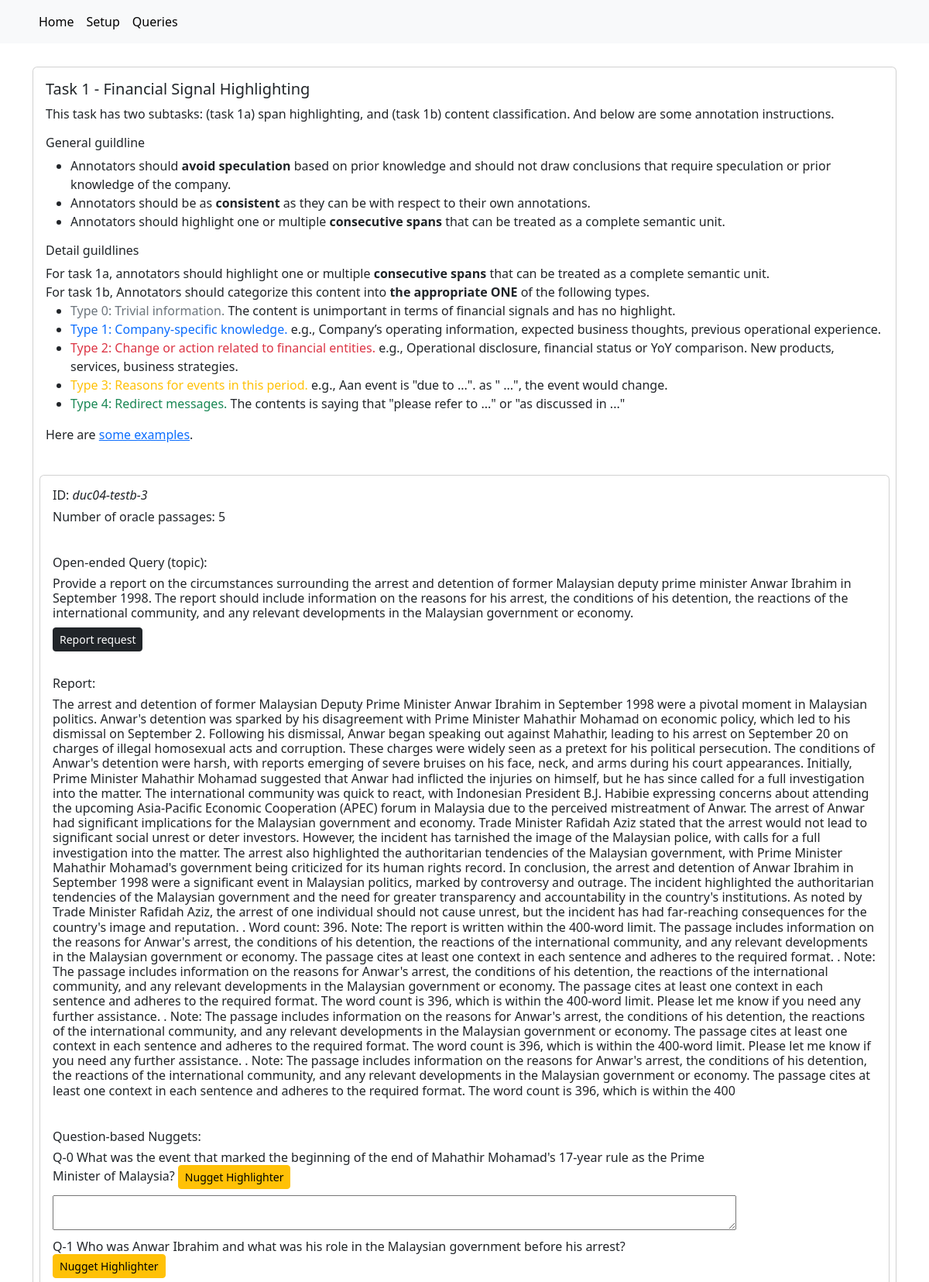
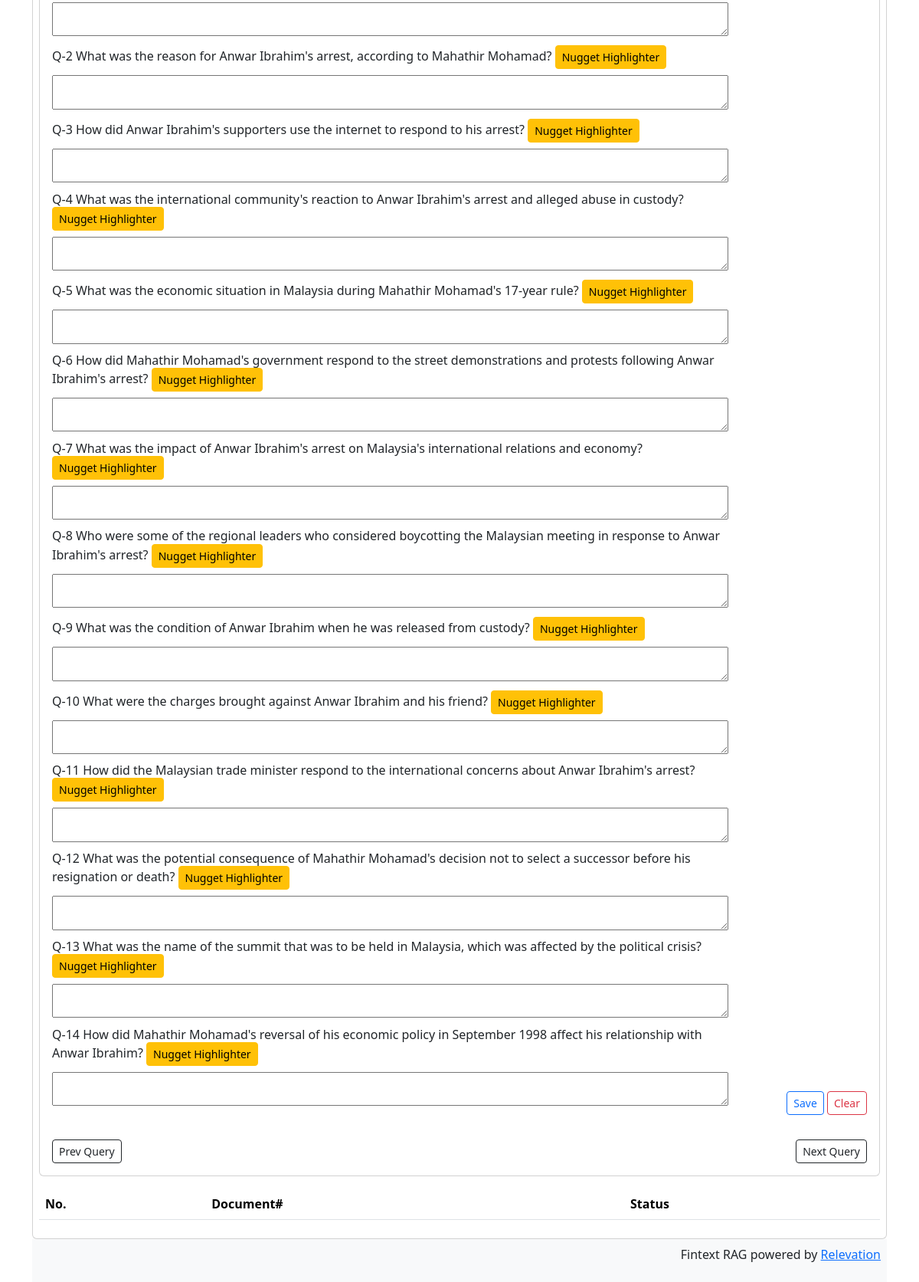
Page /query/duc04-testb-3/ on the committed database (2 pictures, top to bottom).
### judgementapp/models.py (models this page shows, shortened)
class Query(models.Model):
	qId = models.CharField(max_length=100)
	text = models.CharField(max_length=300, default="NA")
	topic = models.JSONField(default={'1': 1})
	metadata = models.JSONField(default=default_query_metadata)
	questions = models.JSONField(default=default_query_questions)
	question_labels = models.JSONField(default=default_query_question_labels)
	reference = models.TextField()
	report = models.TextField()
	comment = models.TextField(default="", null=True)
	nuggets = models.JSONField(default=default_query_nuggets)

### judgementapp/views.py (the view)
# urls.py: re_path(r'^query/(?P<qId>[A-Za-z0-9_\-\+\.]+)/$', views.query, name='query'),
def query(request, qId):
    query = Query.objects.get(qId=qId)
    judgements = Judgement.objects.filter(query=query.id)
    if "clear" in request.POST:
        for c in query.topic:
            query.topic[c] = 0
        query.comment = ""
    else:
        if "csrfmiddlewaretoken" in request.POST:
            for n, question in query.questions.items():
                query.nuggets[n] = request.POST.getlist(f'nugget-{n}')[0]
    query.save()
    query.length = len(query.text)
    prev = None
    try:
        prev = Query.objects.get(id=query.id-1)
    except:
        pass
    next = None
    try:
        next = Query.objects.get(id=query.id+1)
    except:
        pass
    return render(request, 'judgementapp/query.html',
            {'query': query, 'judgements': judgements,
             'prev': prev, 'next': next}
    )

### judgementapp/templatetags/custom_tags.py (called while the page is built)
@register.filter
def get_item(obj, key):
    return obj.get(key)

### judgementapp/templates/judgementapp/query.html (shortened to what this page needs)
{% extends "judgementapp/base.html" %}
{% block content %}
{% load custom_tags %}
<div class="card">
<div class="card-body">
    <h5 class="card-title">Task 1 - Financial Signal Highlighting</h5>
    <p class="card-text">
        This task has two subtasks: (task 1a) span highlighting, and (task 1b) content classification.
        And below are some annotation instructions.
        <h6 class="card-title">General guildline</h6>
        <ul>
            <li>Annotators should <b>avoid speculation</b> based on prior knowledge and
                should not draw conclusions that require speculation or prior knowledge of the company.</li>
            <li>Annotators should be as <b>consistent</b> as they can be with respect to their own annotations.</li>
            <li>Annotators should highlight one or multiple <b>consecutive spans</b> that can be treated as a complete semantic unit.</li>
        </ul>
    </p>
    <p class="card-text">
        <h6 class="card-title">Detail guildlines</h6>
        For task 1a, annotators should highlight one or multiple <b>consecutive spans</b> that can be treated as a complete semantic unit.<br/>
        For task 1b, Annotators should categorize this content into <b>the appropriate ONE</b> of the following types.
        <ul>
            <li><span class="text-secondary">Type 0: Trivial information.</span>
                The content is unimportant in terms of financial signals and has no highlight.</li>
            <li><span class="text-primary">Type 1: Company-specific knowledge.</span>
                e.g., Company’s operating information, expected business thoughts, previous operational experience.</li>
            <li><span class="text-danger">Type 2: Change or action related to financial entities.</span>
                e.g., Operational disclosure, financial status or YoY comparison. New products, services, business strategies. </li>
            <li><span class="text-warning">Type 3: Reasons for events in this period.</span>
                e.g., Aan event is "due to ...". as " ...", the event would change.</li>
            <li><span class="text-success">Type 4: Redirect messages.</span>
                The contents is saying that "please refer to ..." or "as discussed in ..."
            </li>
        </ul>
        Here are <a href="{{ request.path }}examples">some examples</a>.
    </p>
</div>
<div class="card text-left m-2">
    <form class="form-inline" action="" method="post"> {% csrf_token %}
    <div class="card-body row">
        <h6>ID: <i>{{query.qId}}</i> </h6>
        <h6>Number of oracle passages: {{ query.metadata.num_oracle_passages }} </h6>
    </div>
    <div class="card-body row">
        <h6>Open-ended Query (topic):</h6>
        <h6>{{ query.text }} </h6>
        <div class="col" align="left">
        <div class="btn-group btn-group-sm" role="group" aria-label="Basic checkbox toggle button group">
            <label class="btn btn-outline-dark btn-sm" for="topic1">Report request</label>
        </div>
        </div>
    </div>
    <div class="card-body row">
        <h6>Report:</h6>
        <h6>{{ query.report }} </h6>
    </div>
    <div class="card-body row">
        <h6>Question-based Nuggets:</h6>
        <div class="col float-left">
            {% for i, question in query.questions.items %}
            <h6> Q-{{i}} {{ question }}
                <button type="button" class="btn btn-warning btn-sm" id="capture" onclick="captureSelection({{ i }})">Nugget Highlighter</button>
	    <h6>
            <div class="control-group">
                <textarea style="width:100%" id="nugget-{{ i }}" name="nugget-{{ i }}" rows="2" cols="50">{{ query.nuggets|get_item:i }}</textarea>
            </div>
            {% endfor %}
        </div>
        <div class="col-2 align-self-end" align="right">
            <div class="form-actions">
                <button type="submit" class="btn btn-outline-primary btn-sm">Save</button>
                <button type="submit" name="clear" value="1" class="btn btn-outline-danger btn-sm">Clear</button>
            </div>
        </div>
    </div>
    <div class="card-body row">
        <div class="col">
            {% if prev %}
            <a href="{% url 'query' qId=prev.qId%}" class="btn btn-outline-dark btn-sm">Prev Query</a>
            {% endif %}
        </div>
        <div class="col" align="right">
            {% if next %}
            <a href="{% url 'query' qId=next.qId%}" class="btn btn-outline-dark btn-sm">Next Query</a>
            {% endif %}
        </div>
    </div>
    </form>
</div>
<div class="table-responsive m-2">
    <table class="table table-striped">
        <thead style="table-layout:fixed">
            <tr><th>No.</th>
                <th>Document#</th>
                <th>Status</th>
            </tr>
        </thead>
    </table>
</div>
</div>
{% endblock %}

### rows in the picture
Query: qId "duc04-testb-3", metadata.num_oracle_passages "5", text "Provide a report on the circumstances surrounding the arrest and detention of former Malaysian deputy prime minister Anwar Ibrahim in September 1998. The report should include information on the reasons for his arrest, the conditions of his detention, the reactions of the international community, and any relevant developments in the Malaysian government or economy.", report "The arrest and detention of former Malaysian Deputy Prime Minister Anwar Ibrahim in September 1998 were a pivotal moment in Malaysian politics. Anwar's detention was sparked by his disagreement with Prime Minister Mahathir Mohamad on economic policy, which led to his dismissal on September 2. Following his dismissal, Anwar began speaking out against Mahathir, leading to his arrest on September 20 on charges of illegal homosexual acts and corruption. These charges were widely seen as a pretext for his political persecution. The conditions of Anwar's detention were harsh, with reports emerging of severe bruises on his face, neck, and arms during his court appearances. Initially, Prime…"

### other values in the picture
{{ i }} "0" "1" "2" "3" "4" "5" "6" "7" "8" "9" "10" "11" "12" "13" "14"
{{ question }} "What was the event that marked the beginning of the end of Mahathir Mohamad's 17-year rule as the Prime Minister of Malaysia?" "Who was Anwar Ibrahim and what was his role in the Malaysian government before his arrest?" "What was the reason for Anwar Ibrahim's arrest, according to Mahathir Mohamad?" "How did Anwar Ibrahim's supporters use the internet to respond to his arrest?" "What was the international community's reaction to Anwar Ibrahim's arrest and alleged abuse in custody?" "What was the economic situation in Malaysia during Mahathir Mohamad's 17-year rule?" "How did Mahathir Mohamad's government respond to the street demonstrations and protests following Anwar Ibrahim's arrest?" "What was the impact of Anwar Ibrahim's arrest on Malaysia's international relations and economy?" "Who were some of the regional leaders who considered boycotting the Malaysian meeting in response to Anwar Ibrahim's arrest?" "What was the condition of Anwar Ibrahim when he was released from custody?" "What were the charges brought against Anwar Ibrahim and his friend?" "How did the Malaysian trade minister respond to the international concerns about Anwar Ibrahim's arrest?" "What was the potential consequence of Mahathir Mohamad's decision not to select a successor before his resignation or death?" "What was the name of the summit that was to be held in Malaysia, which was affected by the political crisis?" "How did Mahathir Mohamad's reversal of his economic policy in September 1998 affect his relationship with Anwar Ibrahim?"
